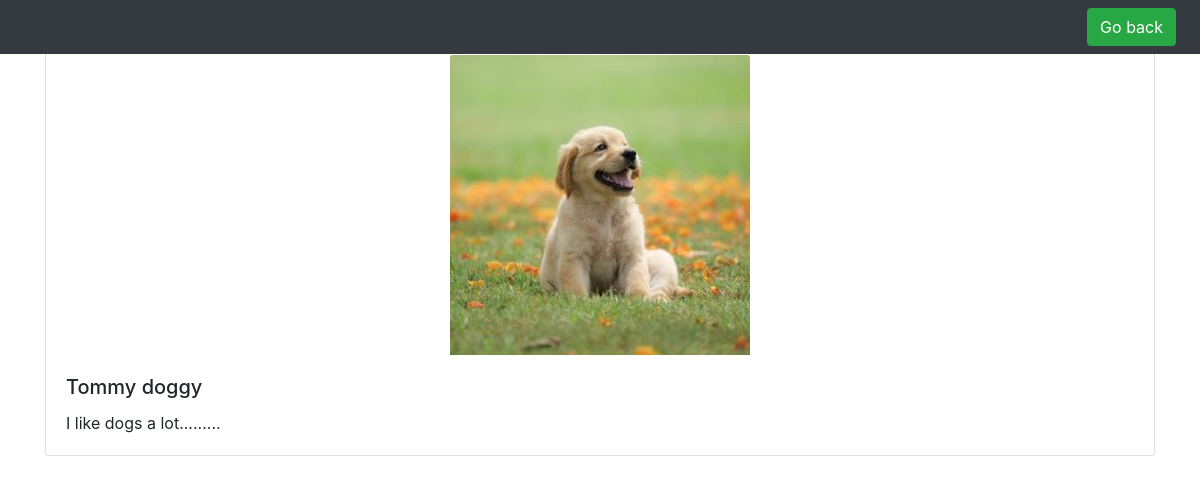
/post/1, run on the app's committed database.
### app.py (models this page shows)
class Post(db.Model):
    id = db.Column(db.Integer, primary_key=True)
    title = db.Column(db.String(100), nullable=False)
    caption = db.Column(db.String(200), nullable=False)
    image = db.Column(db.String(100), nullable=False)
    user_id = db.Column(db.Integer, db.ForeignKey('user.id'), nullable=False)

### app.py (the view)
@app.route('/post/<int:post_id>')
def post_details(post_id):
    post = Post.query.get(post_id)
    if not post:
        flash('Post not found.', 'error')
        return redirect(url_for('home'))
    return render_template('post_details.html', post=post)

### templates/post_details.html (shortened to what this page needs)
<!DOCTYPE html>
<html>
<head>
    <link rel="stylesheet" href="https://maxcdn.bootstrapcdn.com/bootstrap/4.5.2/css/bootstrap.min.css">
</head>
<body>
    <nav class="navbar navbar-expand navbar-dark bg-dark fixed-top">
        <div class="collapse navbar-collapse" id="navbarNav">
            <ul class="navbar-nav ml-auto">
                <li class="nav-item">
                    <a class="btn btn-success mr-2" href="{{ url_for('home') }}">Go back</a>
                </li>
            </ul>
        </div>
    </nav>
    <div class="container mt-4">
        <div class="card">
            <img src="{{ url_for('static', filename='uploads/' + post.image) }}" class="card-img-top" alt="Post Image">
            <div class="card-body">
                <h5 class="card-title">{{ post.title }}</h5>
                <p class="card-text">{{ post.caption }}</p>
            </div>
        </div>
    </div>
</body>
</html>

### templates/post_details.html (style rules this page uses)
.card-img-top { width: 300px; height: auto; display: block; margin: auto; margin-top: 30px; }

### data on the page
Post: image (picture), title "Tommy doggy", caption "I like dogs a lot........."
